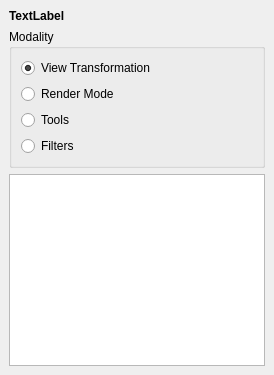
  <widget class="QDockWidget" name="dockWidget_LockOptions">
   <property name="windowTitle">
    <string>Locking Options</string>
   </property>
   <attribute name="dockWidgetArea">
    <number>1</number>
   </attribute>
   <widget class="QWidget" name="dockWidgetContents_9">
    <layout class="QVBoxLayout" name="verticalLayout_17">
     <item>
      <widget class="QLabel" name="label_LockWinowID">
       <property name="font">
        <font>
         <weight>75</weight>
         <italic>false</italic>
         <bold>true</bold>
         <underline>false</underline>
         <strikeout>false</strikeout>
         <kerning>true</kerning>
        </font>
       </property>
       <property name="text">
        <string>TextLabel</string>
       </property>
       <property name="wordWrap">
        <bool>true</bool>
       </property>
      </widget>
     </item>
     <item>
      <widget class="QGroupBox" name="groupBox_10">
       <property name="title">
        <string>Modality</string>
       </property>
       <layout class="QVBoxLayout" name="verticalLayout_18">
        <property name="spacing">
         <number>6</number>
        </property>
        <property name="leftMargin">
         <number>9</number>
        </property>
        <property name="topMargin">
         <number>9</number>
        </property>
        <property name="rightMargin">
         <number>9</number>
        </property>
        <property name="bottomMargin">
         <number>9</number>
        </property>
        <item>
         <widget class="QRadioButton" name="radioButton_ViewLock">
          <property name="text">
           <string>View Transformation</string>
          </property>
          <property name="checked">
           <bool>true</bool>
          </property>
         </widget>
        </item>
        <item>
         <widget class="QRadioButton" name="radioButton_RenderModeLock">
          <property name="text">
           <string>Render Mode</string>
          </property>
         </widget>
        </item>
        <item>
         <widget class="QRadioButton" name="radioButton_ToolsLock">
          <property name="text">
           <string>Tools</string>
          </property>
         </widget>
        </item>
        <item>
         <widget class="QRadioButton" name="radioButton_FiltersLock">
          <property name="text">
           <string>Filters</string>
          </property>
         </widget>
        </item>
       </layout>
      </widget>
     </item>
     <item>
      <widget class="QListWidget" name="listWidget_Lock">
       <property name="alternatingRowColors">
        <bool>true</bool>
       </property>
       <property name="selectionMode">
        <enum>QAbstractItemView::MultiSelection</enum>
       </property>
      </widget>
     </item>
    </layout>
   </widget>
  </widget>
